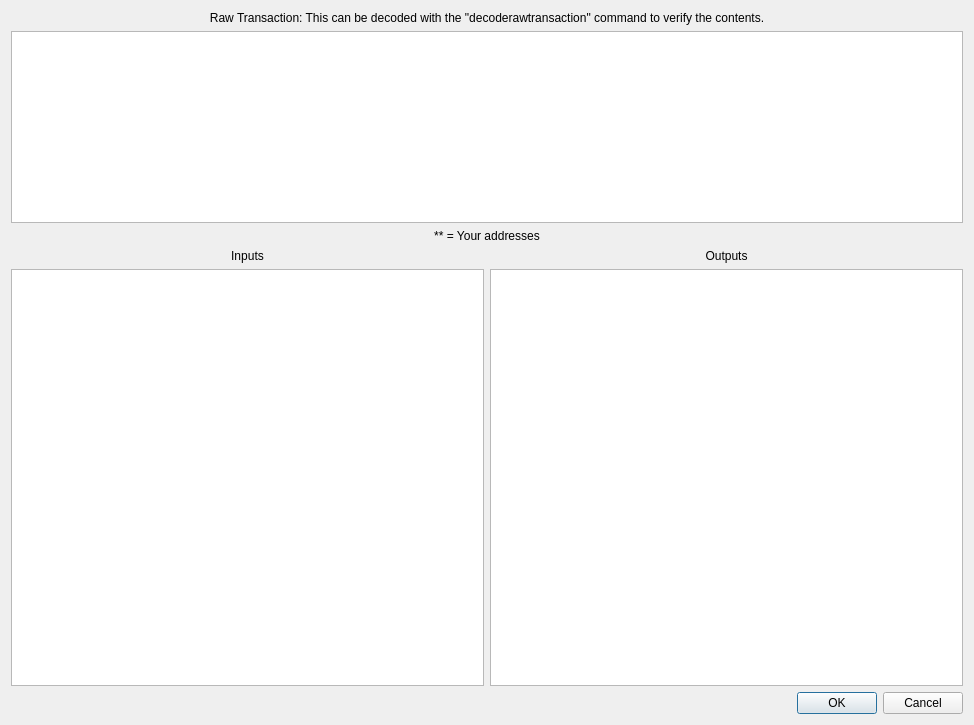
<?xml version="1.0" encoding="UTF-8"?>
<ui version="4.0">
 <class>Dialog</class>
 <widget class="QDialog" name="Dialog">
  <property name="geometry">
   <rect>
    <x>0</x>
    <y>0</y>
    <width>974</width>
    <height>725</height>
   </rect>
  </property>
  <property name="windowTitle">
   <string>Dialog</string>
  </property>
  <layout class="QVBoxLayout" name="verticalLayout">
   <item>
    <widget class="QLabel" name="label">
     <property name="text">
      <string>Raw Transaction: This can be decoded with the &quot;decoderawtransaction&quot; command to verify the contents.</string>
     </property>
     <property name="alignment">
      <set>Qt::AlignCenter</set>
     </property>
    </widget>
   </item>
   <item>
    <widget class="QTextEdit" name="txtRawFinal">
     <property name="sizePolicy">
      <sizepolicy hsizetype="Expanding" vsizetype="Minimum">
       <horstretch>0</horstretch>
       <verstretch>0</verstretch>
      </sizepolicy>
     </property>
     <property name="readOnly">
      <bool>true</bool>
     </property>
    </widget>
   </item>
   <item>
    <widget class="QLabel" name="label">
     <property name="text">
      <string>** = Your addresses</string>
     </property>
     <property name="alignment">
      <set>Qt::AlignCenter</set>
     </property>
    </widget>
   </item>
   <item>
    <layout class="QHBoxLayout" name="horizontalLayout">
     <item>
      <layout class="QVBoxLayout" name="verticalLayout">
       <item>
        <widget class="QLabel" name="label">
         <property name="text">
          <string>Inputs</string>
         </property>
         <property name="alignment">
          <set>Qt::AlignCenter</set>
         </property>
        </widget>
       </item>
       <item>
        <widget class="QListWidget" name="lstInputs"/>
       </item>
      </layout>
     </item>
     <item>
      <layout class="QVBoxLayout" name="verticalLayout_2">
       <item>
        <widget class="QLabel" name="label">
         <property name="text">
          <string>Outputs</string>
         </property>
         <property name="alignment">
          <set>Qt::AlignCenter</set>
         </property>
        </widget>
       </item>
       <item>
        <widget class="QListWidget" name="lstOutputs"/>
       </item>
      </layout>
     </item>
    </layout>
   </item>
   <item>
    <widget class="QDialogButtonBox" name="btnDialogButtons">
     <property name="orientation">
      <enum>Qt::Horizontal</enum>
     </property>
     <property name="standardButtons">
      <set>QDialogButtonBox::Cancel|QDialogButtonBox::Ok</set>
     </property>
    </widget>
   </item>
  </layout>
 </widget>
 <resources/>
 <connections>
  <connection>
   <sender>btnDialogButtons</sender>
   <signal>accepted()</signal>
   <receiver>Dialog</receiver>
   <slot>accept()</slot>
   <hints>
    <hint type="sourcelabel">
     <x>248</x>
     <y>254</y>
    </hint>
    <hint type="destinationlabel">
     <x>157</x>
     <y>274</y>
    </hint>
   </hints>
  </connection>
  <connection>
   <sender>btnDialogButtons</sender>
   <signal>rejected()</signal>
   <receiver>Dialog</receiver>
   <slot>reject()</slot>
   <hints>
    <hint type="sourcelabel">
     <x>316</x>
     <y>260</y>
    </hint>
    <hint type="destinationlabel">
     <x>286</x>
     <y>274</y>
    </hint>
   </hints>
  </connection>
 </connections>
</ui>
